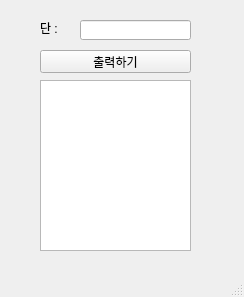
<?xml version="1.0" encoding="UTF-8"?>
<ui version="4.0">
 <class>MainWindow</class>
 <widget class="QMainWindow" name="MainWindow">
  <property name="geometry">
   <rect>
    <x>0</x>
    <y>0</y>
    <width>244</width>
    <height>297</height>
   </rect>
  </property>
  <property name="windowTitle">
   <string>MainWindow</string>
  </property>
  <widget class="QWidget" name="centralwidget">
   <widget class="QLineEdit" name="le1">
    <property name="geometry">
     <rect>
      <x>80</x>
      <y>20</y>
      <width>111</width>
      <height>20</height>
     </rect>
    </property>
   </widget>
   <widget class="QLabel" name="tl">
    <property name="geometry">
     <rect>
      <x>40</x>
      <y>20</y>
      <width>41</width>
      <height>16</height>
     </rect>
    </property>
    <property name="text">
     <string>단 : </string>
    </property>
   </widget>
   <widget class="QPushButton" name="pb">
    <property name="geometry">
     <rect>
      <x>40</x>
      <y>50</y>
      <width>151</width>
      <height>23</height>
     </rect>
    </property>
    <property name="text">
     <string>출력하기</string>
    </property>
   </widget>
   <widget class="QTextEdit" name="te">
    <property name="geometry">
     <rect>
      <x>40</x>
      <y>80</y>
      <width>151</width>
      <height>171</height>
     </rect>
    </property>
   </widget>
  </widget>
  <widget class="QMenuBar" name="menubar">
   <property name="geometry">
    <rect>
     <x>0</x>
     <y>0</y>
     <width>244</width>
     <height>21</height>
    </rect>
   </property>
  </widget>
  <widget class="QStatusBar" name="statusbar"/>
 </widget>
 <resources/>
 <connections/>
</ui>
